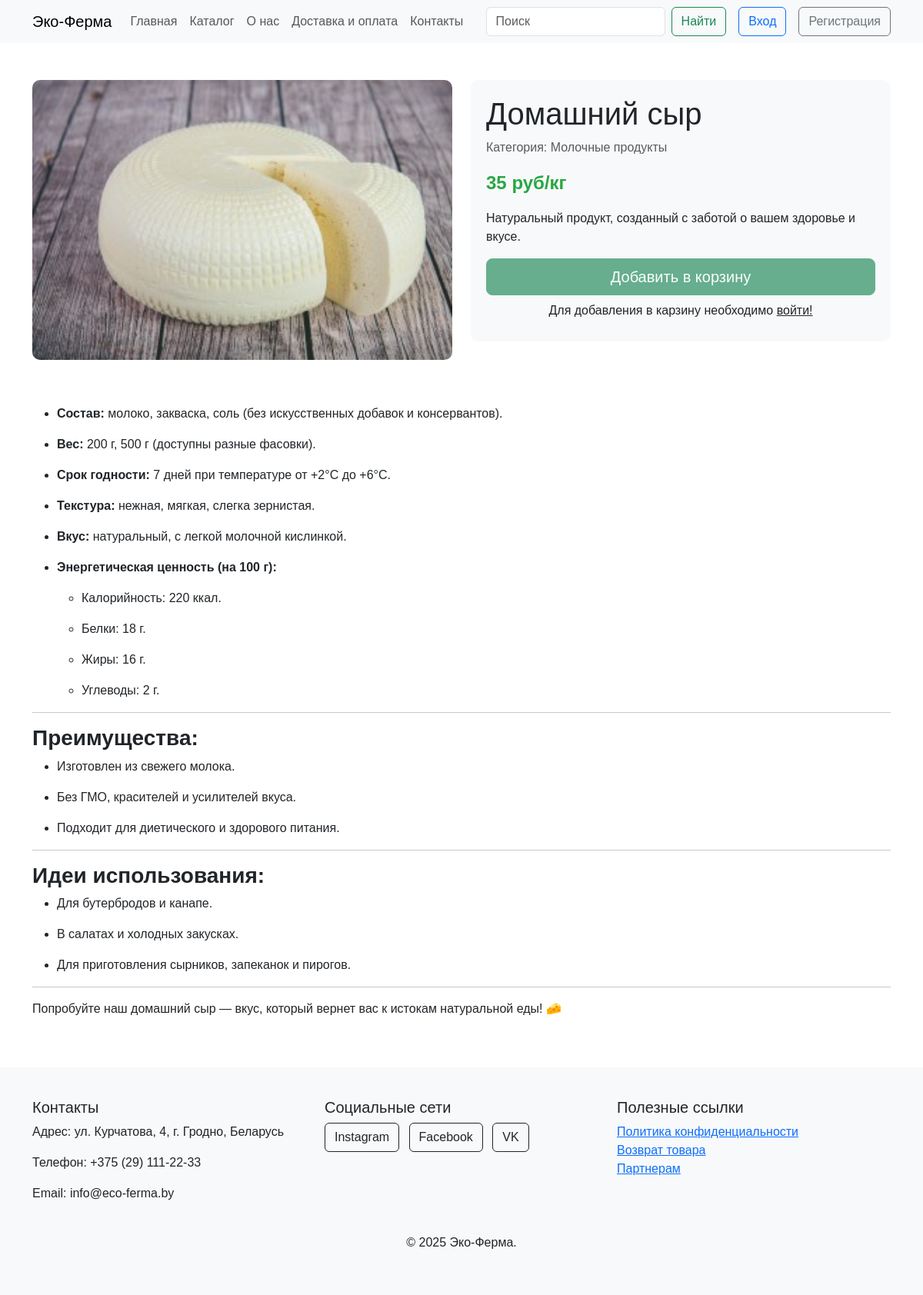
The app's page /product/2 with its own data.
### app.py (models this page shows, shortened)
class Products(db.Model):
    id = db.Column(db.Integer,primary_key=True)
    title = db.Column(db.String(100))
    subText = db.Column(db.Text)
    text = db.Column(db.Text)
    image_name = db.Column(db.String(100))
    category = db.Column(db.String(100))
    price = db.Column(db.Integer)
    orders = db.relationship('Orders', backref='product', lazy=True)

### app.py (the view, shortened to what this page needs)
@app.route('/product/<int:id>', methods=['GET', 'POST'])
def product(id):
    product = Products.query.get(id)
    return render_template("product.html",product=product)

### app.py (called while the page is built, shortened)
@app.context_processor
def inject_order_count():
    order_count = 0
    return dict(order_count=order_count)

@app.context_processor
def inject_user():
    def get_user_name():
        if 'name' in session:
            return Users.query.filter_by(email=session['name']).first()
    return dict(active_user=get_user_name())

### templates/product.html (shortened to what this page needs)
{% extends 'base.html' %}
{% block main %}
  <div class="container my-5">
    <div class="row">
      <div class="col-md-6">
        <div class="product-images">
          <img src="../static/img/upload/{{product.image_name}}" alt="{{product.title}}" class="main-image">
        </div>
      </div>
      <div class="col-md-6">
        <div class="product-info">
          <h1>{{product.title}}</h1>
          <p class="text-muted">Категория: {{product.category}}</p>
          <p class="price">{{product.price}} {%if not product.title=="Свежее молоко"%}руб/кг{%else%}руб/л {%endif%}</p>
          <p>{{product.subText}}</p>
          {%if 'name' in session %}
          <form method="post" action="{{url_for('add_to_cart', id_user=active_user.id, id_product=product.id)}}">
            <div class="mb-3">
              <label for="quantity" class="form-label">Количество</label>
              <input type="number" name="count_products" class="form-control quantity" id="quantity" value="1" min="1">
            </div>
            <button type="submit" class="btn btn-success btn-lg w-100">Добавить в корзину</button>
            {%else%}
            <button type="submit" class="btn btn-success btn-lg w-100" disabled>Добавить в корзину</button>
            <p class="text-center my-2">Для добавления в карзину необходимо <a href="/login" class="link-dark">войти!</a> </p>
            {%endif%}
        </div>
      </div>
    </div>
    <div class="row mt-5">
      <div class="col">
        {% autoescape false %} {{product.text}} {% endautoescape %}
      </div>
    </div>
  </div>
  {% endblock %}

### static/css/style.css (style rules this page uses)
body { font-family: Arial, sans-serif; }
html, body { height: 100%; margin: 0; display: flex; flex-direction: column; }
.product-images img { width: 100%; height: auto; border-radius: 10px; margin-bottom: 10px; }
.product-info { background-color: #f8f9fa; padding: 20px; border-radius: 10px; }
.product-info h1 { font-size: 2.5rem; }
.product-info .price { font-size: 1.5rem; color: #28a745; font-weight: bold; }
html, body { height: 100%; }
body { display: flex; flex-direction: column; min-height: 100vh; }

### records on screen
Products: image_name (picture), title "Домашний сыр", category "Молочные продукты", price "35", subText "Натуральный продукт, созданный с заботой о вашем здоровье и вкусе.", text "Состав: молоко, закваска, соль (без искусственных добавок и консервантов). Вес: 200 г, 500 г (доступны разные фасовки). Срок годности: 7 дней при температуре от +2°C до +6°C. Текстура: нежная, мягкая, слегка зернистая. Вкус: натуральный, с легкой молочной кислинкой. Энергетическая ценность (на 100 г): Калорийность: 220 ккал. Белки: 18 г. Жиры: 16 г. Углеводы: 2 г. Преимущества: Изготовлен из свежего молока. Без ГМО, красителей и усилителей вкуса. Подходит для диетического и здорового питания. Идеи использования: Для бутербродов и канапе. В салатах и холодных закусках. Для приготовления сырников, запеканок и пирогов. Попробуйте наш домашний сыр — вкус, который вернет вас к истокам…"
